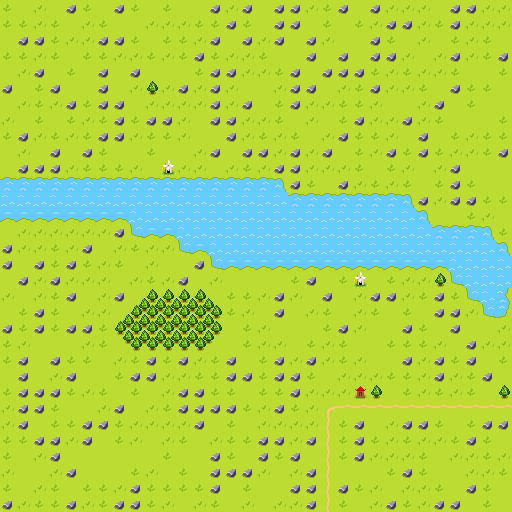

Rendered tile map (Tiled .tmx) drawn with the repository's tilesets; below, a short description and the full map source, tile grids included:
An orthogonal 32x32 tile map with 16x16 px tiles, 1 tile layer (bg).

<map version="1.10" tiledversion="1.10.0" orientation="orthogonal" renderorder="right-down" width="32" height="32" tilewidth="16" tileheight="16" infinite="0" nextlayerid="6" nextobjectid="2">
 <tileset firstgid="1" source="tiled_sample.tsx" />
 <layer id="5" name="bg" width="32" height="32">
  <data encoding="csv">
2,3,1,3,6,2,3,6,2,3,2,3,3,6,1,6,3,6,6,1,2,6,3,6,1,1,1,3,6,6,1,1,
2,2,1,2,3,1,2,3,3,1,1,1,2,2,6,2,3,6,6,3,2,3,2,1,6,6,1,2,6,1,1,1,
3,6,6,2,1,1,6,6,2,3,2,2,1,6,3,6,1,6,3,6,1,3,3,6,2,3,1,3,2,1,2,3,
2,2,1,2,3,2,2,1,1,2,1,2,6,2,1,1,2,3,3,6,3,6,3,6,6,1,3,1,6,1,2,6,
3,1,6,3,2,3,6,3,6,3,3,3,2,6,6,1,1,2,6,3,6,6,6,2,1,2,1,1,2,3,3,2,
6,3,2,6,3,3,6,3,1,5,1,6,1,6,1,3,3,1,6,6,3,1,2,6,1,1,2,3,6,2,2,3,
3,1,2,1,6,2,6,6,3,1,1,1,1,6,1,6,3,2,6,1,1,2,2,1,3,3,1,6,3,2,3,3,
1,3,2,3,2,1,2,6,2,6,6,1,3,6,6,1,1,2,3,1,3,2,6,1,1,6,1,2,3,3,3,2,
2,6,1,2,1,2,6,6,1,2,2,1,3,3,6,1,2,1,2,3,1,6,2,2,1,3,6,3,2,1,2,2,
3,1,3,6,3,6,2,3,3,2,3,3,1,6,3,6,6,1,6,1,6,3,2,1,6,2,6,2,1,1,2,6,
3,6,6,6,1,2,2,2,1,3,116,1,1,3,1,2,1,6,6,1,1,1,2,3,2,1,3,1,6,3,3,3,
21,21,21,21,21,21,21,21,21,21,21,21,21,21,21,21,21,22,6,2,3,6,1,2,1,2,3,2,6,2,3,3,
37,37,37,37,37,37,37,37,37,37,37,37,37,37,37,37,37,37,21,21,21,21,21,21,21,22,6,1,6,6,2,2,
53,53,53,53,53,53,53,53,37,37,37,37,37,37,37,37,37,37,37,37,37,37,37,37,37,37,22,3,3,2,1,3,
3,1,1,1,1,1,1,6,52,53,53,37,37,37,37,37,37,37,37,37,37,37,37,37,37,37,37,21,21,21,22,2,
6,1,1,2,1,6,3,1,2,1,1,52,53,37,37,37,37,37,37,37,37,37,37,37,37,37,37,37,37,37,37,22,
6,3,6,2,6,2,1,2,3,1,3,3,6,52,53,53,53,53,53,53,53,53,53,53,53,53,53,53,37,37,37,37,
3,6,1,6,1,1,1,3,1,2,1,6,3,1,3,3,3,3,2,6,3,2,116,3,2,1,1,5,52,37,37,37,
1,3,1,2,6,3,1,6,113,66,66,66,66,115,2,2,1,6,1,3,6,3,1,6,6,1,2,6,2,52,37,38,
3,2,6,2,3,1,1,113,162,82,82,82,82,83,2,1,3,6,3,1,2,3,1,2,3,2,3,6,6,1,52,54,
6,2,6,2,6,6,2,129,82,82,82,82,82,131,3,2,1,3,3,3,2,6,1,3,3,6,2,3,6,3,3,1,
2,1,3,3,3,1,2,145,146,146,146,146,146,147,3,2,1,1,3,2,1,2,3,3,2,2,2,1,3,6,1,1,
2,6,3,6,2,2,3,1,2,6,2,6,1,2,6,3,2,6,1,6,1,2,1,3,3,6,1,6,2,6,3,2,
3,6,3,1,6,3,3,2,6,6,1,1,2,2,6,6,2,6,6,2,3,1,1,1,2,2,1,6,1,2,6,3,
2,6,6,6,2,1,2,3,2,3,1,6,6,2,2,3,2,2,6,1,1,1,34,5,3,2,1,2,1,2,3,5,
1,6,6,2,3,3,1,6,3,1,2,6,6,6,6,2,1,6,2,1,17,18,18,18,18,18,18,18,18,18,18,18,
1,6,3,2,2,6,6,2,1,1,1,1,6,3,2,3,1,1,1,1,35,2,6,3,1,6,6,2,3,2,6,6,
2,2,6,6,1,6,3,2,1,3,1,2,3,1,2,2,6,6,1,6,35,2,6,2,1,2,1,1,2,6,2,3,
2,3,1,6,3,3,3,3,3,3,2,3,3,6,2,3,6,2,6,3,35,2,6,1,1,1,2,3,1,1,2,1,
1,3,3,1,6,3,3,3,2,1,3,2,3,6,6,6,1,3,1,6,35,3,3,3,2,6,2,3,3,1,1,2,
2,3,1,2,3,2,2,1,6,2,2,2,2,6,3,2,3,3,6,6,35,6,2,1,3,1,1,2,3,6,2,3,
6,1,2,2,6,1,2,6,6,2,1,3,1,2,3,1,3,1,1,6,35,2,3,1,6,2,1,6,6,3,2,3
</data>
 </layer>
</map>